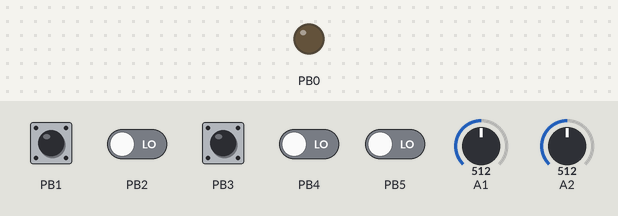
Recording of a sketch running on a simulated ATtiny85, built with avr-gcc and run on an emulated ATtiny85. Shown: output pins drawn as LEDs (lit = HIGH). The test bench sets the inputs (shaded band); at power-on: PB1, PB3 HIGH, PB2, PB4, PB5 LOW, A2 = 512, A1 = 512.

Above: at 0.8 s.
0.9 s: A2 set to 0
3.9 s: PB3 pulled LOW for 0.15 s
At 4.04 s:
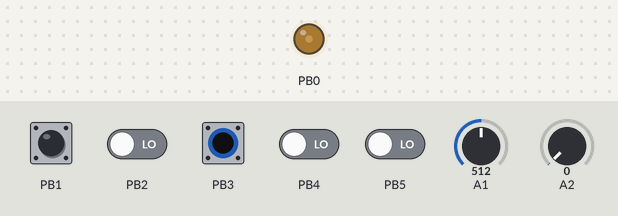
6.9 s: PB1 pulled LOW for 0.15 s
At 7.78 s:
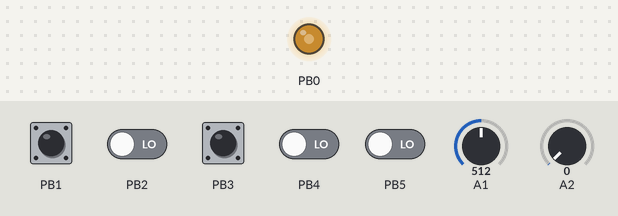
Timing chart, 0 to 13.7 s (numbered marks = the images above; inputs shaded):
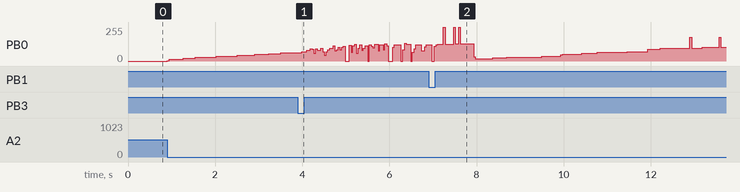

The sketch:

_8BitMixtape09.ino
```cpp
#include <avr/io.h>
#include <util/delay.h>
#include <avr/interrupt.h>
#include <avr/pgmspace.h>

/*


         ##          ##
           ##      ##
         ##############
       ####  ######  ####
     ######################
     ##  ##############  ##
     ##  ##          ##  ##
           ####  ####


*/

#define SONGS_COUNT 9

volatile unsigned long t; // long
volatile unsigned long u; // long
volatile uint8_t snd; // 0...255

volatile uint8_t pot1; // 0...255
volatile uint8_t pot2; // 0...255
volatile uint8_t pot3; // 0...255

volatile uint8_t songs = 0;

volatile uint8_t btn1_previous = 1;
volatile uint8_t btn2_previous = 1;

//ADMUX ADC

volatile uint8_t adc1 = _BV(ADLAR) | _BV(MUX0); //PB2-ADC1 pot1
volatile uint8_t adc2 = _BV(ADLAR) | _BV(MUX1); //PB4-ADC2 pot2
volatile uint8_t adc3 = _BV(ADLAR) | _BV(MUX0) | _BV(MUX1); //PB3-ADC3 pot3

#define ENTER_CRIT()    {byte volatile saved_sreg = SREG; cli()
#define LEAVE_CRIT()    SREG = saved_sreg;}

#define true 1
#define false 0

//button state
#define BUTTON_NORMAL 0
#define BUTTON_PRESS 1
#define BUTTON_RELEASE 2
#define BUTTON_HOLD 3

//button 1 timer
uint8_t button_timer_enabled = false;
unsigned int button_timer = 0;
unsigned int button_last_pressed = 0;


//loop mode on button 1 hold
uint8_t start_loop = false;
unsigned int loop_timer = 0;
unsigned int loop_max = 0;
unsigned int hold_timer = 0;


void adc_init()
{
  ADCSRA |= _BV(ADIE); //adc interrupt enable
  ADCSRA |= _BV(ADEN); //adc enable
  ADCSRA |= _BV(ADATE); //auto trigger
  ADCSRA |= _BV(ADPS0) | _BV(ADPS1) | _BV(ADPS2); //prescale 128
  ADMUX  = adc1;
  ADCSRB = 0;
}

void adc_start()
{
  ADCSRA |= _BV(ADSC); //start adc conversion
}

void timer_init()
{
  //PWM SOUND OUTPUT
  TCCR0A |= (1 << WGM00) | (1 << WGM01); //Fast pwm
  //TCCR0A |= (1<<WGM00) ; //Phase correct pwm
  TCCR0A |= (1 << COM0A1); //Clear OC0A/OC0B on Compare Match when up-counting.
  TCCR0B |= (1 << CS00); //no prescale

  //TIMER1 SOUND GENERATOR @ 44100hz
  //babygnusb attiny85 clock frequency = 16.5 Mhz

  //TIMER SETUP
  TCCR1 |= _BV(CTC1); //clear timer on compare
  TIMSK |= _BV(OCIE1A); //activate compare interruppt
  TCNT1 = 0; //init count

  //TIMER FREQUENCY
  //TCCR1 |= _BV(CS10); // prescale 1
  //TCCR1 |= _BV(CS11); // prescale 2
  TCCR1 |= _BV(CS10) | _BV(CS12); // prescale 16
  //TCCR1 |= _BV(CS11)|_BV(CS12); // prescale 32
  //TCCR1 |= _BV(CS10)|_BV(CS11)|_BV(CS12); // prescale 64
  //TCCR1 |= _BV(CS13); // prescale 128
  //TCCR1 |= _BV(CS10) | _BV(CS13); // prescale 256

  //SAMPLE RATE
  OCR1C = 120; // (16500000/16)/8000 = 128
  //OCR1C = 45; // (16500000/16)/11025 = 93
  //OCR1C = 22; // (16500000/16)/22050 = 46
  //OCR1C = 23; // (16500000/16)/44100 = 23

  // babygnusb led pin
  DDRB |= (1 << PB0); //pin connected to led

}


void button_init()
{
  //button is pb1 and pb3
  DDRB &= ~(1 << PB1 | 1 << PB3); //set to input
  PORTB |= (1 << PB1 | 1 << PB3); //pin btn
}


int button_is_pressed(uint8_t button_pin, uint8_t button_bit)
{
  /* the button is pressed when BUTTON_BIT is clear */
  if (!bit_is_clear(button_pin, button_bit))
  {
    //_delay_ms(25);
    if (!bit_is_clear(button_pin, button_bit)) return 1;
  }

  return 0;
}

void disable_button_timer()
{
  button_timer_enabled = false;
  button_timer = 0;
}

void enable_button_timer()
{
  button_timer_enabled = true;
  button_timer = 0;
}

int main(void)
{
  timer_init();// initialize timer & Pwm
  adc_init(); //init adc
  button_init();
  sei(); //enable global interrupt
  adc_start(); //start adc conversion

  // run forever

  while (1)
  {
    /*
      uint8_t btn1_now = button_is_pressed(PINB, PB1);
      if ( btn1_previous != btn1_now && btn1_now == 1 ) {
        songs++;
        if (songs > 3) songs = 0;
        btn1_previous = btn1_now;
      }else{
        btn1_previous = btn1_now;
      }
    */
    switch (songs)
    {

      case 0:
        snd = (t * (5 + (pot1 / 5))&t >> 7) | (t * 3 & t >> (10 - (pot2 / 5)));
        //snd = (t*t/(256-pot1))&(t>>((t/(1024-pot2))%16))^t%64*(0xC0D3DE4D69>>(t>>9&30)&t%32)*t>>18;
        break;

      case 1:
        snd = (t|(t>>(9+(pot1/2))|t>>7))*t&(t>>(11+(pot2/2))|t>>9);
        break;

      case 2:
        snd = (t * 9 & t >> 4 | t * 5 & t >> (7 + (pot1 / 2)) | t * 3 & t / (1024 - (pot2 / 2))) - 1;
        //snd = (t*t/(256-pot1))&(t>>((t/(1024-pot2))%16))^t%64*(0xC0D3DE4D69>>(t>>9&30)&t%32)*t>>18;
        break;

      case 3:
        snd = (t >> 6 | t | t >> (t >> (16 - (pot1 / 2)))) * 10 + ((t >> 11) & (7 + (pot2 / 2)));
        break;

      case 4:
        snd = t * (((t >> (11 - (pot2 / 2))) & (t >> 8)) & ((123 - pot1) & (t >> 3)));
        //snd = (t*t/(256-pot1))&(t>>((t/(1024-pot2))%16))^t%64*(0xC0D3DE4D69>>(t>>9&30)&t%32)*t>>18;
        break;

      case 5:
        snd = t * (t ^ t + (t >> 15 | 1) ^ (t - (1280 - (pot1 / 2))^t) >> (10 - (pot2 / 5)));
        break;

      case 6:
        snd = ((t & 4096) ? ((t * (t ^ t % (255 + pot1)) | (t >> 4)) >> 1) : (t >> (3 + (pot2 / 2))) | ((t & 8192 - pot2) ? t << 2 : t));
        //snd = (t*t/(256-pot1))&(t>>((t/(1024-pot2))%16))^t%64*(0xC0D3DE4D69>>(t>>9&30)&t%32)*t>>18;
        break;

      case 7:
        snd = (t&t>>12)*(t>>(4+pot1)|t>>8)^(t>>6+pot2);
        break;

      case 8:
        snd = t * (((t >> 9) ^ ((t >> 9) - (1 + (pot1 / 2))) ^ 1) % (13 + (pot2 / 2)));
        break;

      case 9:
        snd = t * (((t >> (12 + (pot1 / 2))) | (t >> 8)) & ((63 - (pot2 / 2)) & (t >> 4)));
        break;

    }

  }
  return 0;
}

ISR(TIMER1_COMPA_vect)
{

  uint8_t btn1_now = button_is_pressed(PINB, PB1);
  uint8_t btn2_now = button_is_pressed(PINB, PB3);

  uint8_t button1_state = 0;
  uint8_t button2_state = 0;

  //button state

  //  button 1
  if ( btn1_previous != btn1_now && btn1_now == 0 ) {
    button1_state  = BUTTON_PRESS;
  } else if ( btn1_previous != btn1_now && btn1_now == 1  )
  {
    button1_state  = BUTTON_RELEASE;
  } else if (btn1_previous == btn1_now && btn1_now == 0)
  {
    button1_state  = BUTTON_HOLD;
  } else {
    button1_state  = BUTTON_NORMAL;
  }

  //  button 2

  if ( btn2_previous != btn2_now && btn2_now == 0 ) {
    button2_state  = BUTTON_PRESS;
  } else if ( btn2_previous != btn2_now && btn2_now == 1  )
  {
    button2_state  = BUTTON_RELEASE;
  } else if (btn2_previous == btn2_now && btn2_now == 0)
  {
    button2_state  = BUTTON_HOLD;
  } else {
    button2_state  = BUTTON_NORMAL;
  }

  //end of button state
  //start button 1 action

  if (button1_state == BUTTON_RELEASE)
  {
    if (songs < SONGS_COUNT)
    {
      songs++;
    } else {
      songs = 0;
    }
  }

  //end button 1 action
  //start button 2 action

  if (button2_state == BUTTON_RELEASE)
  {
    if (songs > 0)
    {
      songs--;
    } else {
      songs = SONGS_COUNT;
    }

  }

  //end button 2 action

  //sound generator pwm out
  OCR0A = snd;
  t++;

  //button logic
  btn1_previous = btn1_now;
  btn2_previous = btn2_now;

}

ISR(ADC_vect)
{
  //http://joehalpin.wordpress.com/2011/06/19/multi-channel-adc-with-an-attiny85/

  static uint8_t firstTime = 1;
  static uint8_t val;

  val = ADCH;

  if (firstTime == 1)
    firstTime = 0;
  else if (ADMUX  == adc1) {
    pot1 = val;
    ADMUX = adc2;
  }
  else if ( ADMUX == adc2) {
    pot2  = val;
    ADMUX = adc1;
  }

}
```
